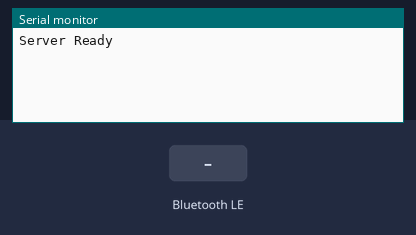
Bench run of a sketch on a simulated ESP32-C3. Shown: the last lines printed to the serial monitor. The inputs (shaded band) are chosen by the test bench. Nothing arrives over Bluetooth unless stated; a phone connects over Bluetooth LE 3 s after start.

Above: at 1.2 s.
1.3 s: Bluetooth LE write "1" received
At 2.5 s:
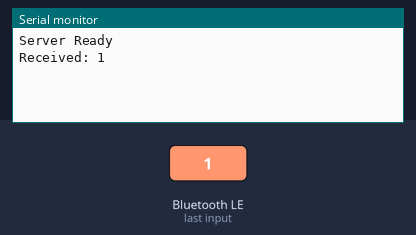
2.8 s: Bluetooth LE write "0" received
At 3.8 s:
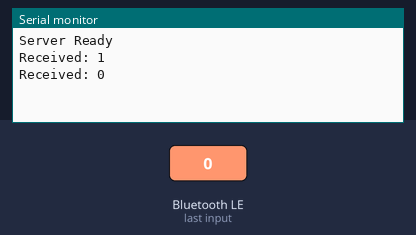
4.3 s: Bluetooth LE write "2" received
At 5.0 s:
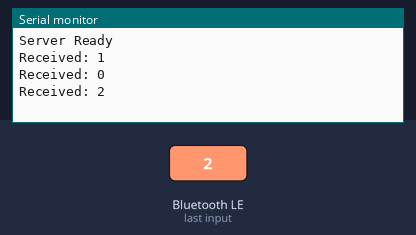

The sketch:

sketch-maryam.ino
```cpp
#include <BLEDevice.h>
#include <BLEServer.h>
#include <BLEUtils.h>

#define SERVICE_UUID "4fafc201-1fb5-459e-8fcc-c5c9c331914b"
#define RX_UUID      "beb5483e-36e1-4688-b7f5-ea07361b26a8"

class MyCallbacks : public BLECharacteristicCallbacks {
  void onWrite(BLECharacteristic *c) {
    String value = c->getValue().c_str();

    Serial.print("Received: ");
    Serial.println(value);
  }
};

void setup() {
  Serial.begin(115200);

  BLEDevice::init("ESP32C3_SERVER");

  BLEServer *server = BLEDevice::createServer();

  BLEService *service =
    server->createService(SERVICE_UUID);

  BLECharacteristic *rx =
    service->createCharacteristic(
      RX_UUID,
      BLECharacteristic::PROPERTY_WRITE
    );

  rx->setCallbacks(new MyCallbacks());

  service->start();

  BLEDevice::getAdvertising()->addServiceUUID(SERVICE_UUID);
  BLEDevice::startAdvertising();

  Serial.println("Server Ready");
}

void loop() {
  delay(1000);
}
```

Measured:
- after the input at 1.3 s, the serial monitor: prints a new line after 0.05 s (image 1)
- after the input at 2.8 s, the serial monitor: prints a new line after 0.05 s (image 2)
- after the input at 4.3 s, the serial monitor: prints a new line after 0.05 s (image 3)
